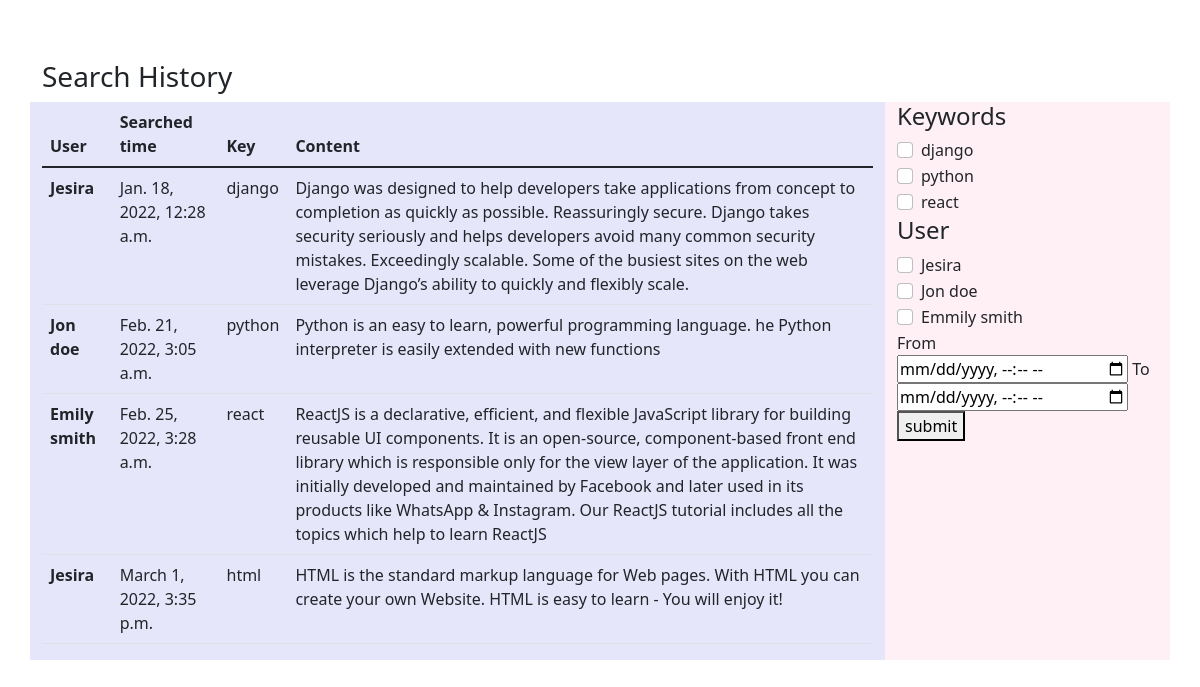
Before: / with the older database file.
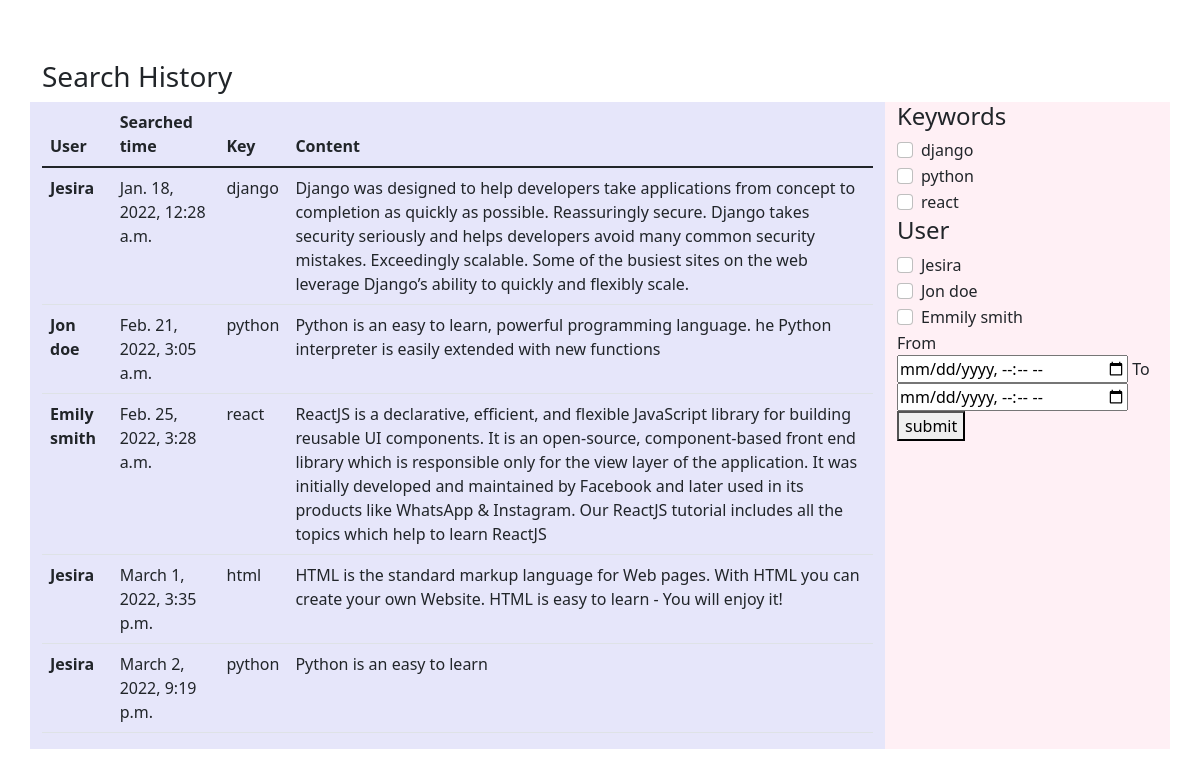
After: the same page with the newer database file.
### core/models.py (models this page shows, shortened)
class History(models.Model):
    user = models.CharField(max_length = 120)
    keyword = models.CharField(max_length = 120)
    result = models.CharField(max_length = 500)
    searched_time = models.DateTimeField(default=timezone.now, null=False)

### core/views.py (the view)
# urls.py: path('', searchView, name='searchform'),
def searchView(request):
    keys = request.GET.get('checkbox_value')
    start = request.GET.get('start_time')
    end = request.GET.get('end_time')
    if keys or (start and end):
        if start and end :
            y = History.objects.filter(searched_time__range=(start,end))
        if keys:
            keys = keys.split(',')
            keys = ' '.join(keys).split()
            user = []
            searched_time = []
            keyword = []
            content = []
            oc = {}
            for key in keys:
                if start and end:
                    x = y.filter(Q(keyword__icontains=key)|Q(user__icontains=key)).distinct()
                else:
                    x = History.objects.filter(Q(keyword__icontains=key)|Q(user__icontains=key)).distinct()
                for i in x:
                    if i.user not in user or i.searched_time not in searched_time or i.keyword not in keyword or i.result not in content:
                        user.append(i.user)
                        searched_time.append(i.searched_time)
                        keyword.append(i.keyword)
                        content.append(i.result)
                        pat = i.keyword.lower()
                        txt = i.result.lower()
                        p = KMPSearch(pat, txt)
                        if i.keyword in oc:
                            oc[i.keyword] += p
                        else:
                            oc[i.keyword] = p
            l = len(user)
            context = {
                'user' : user,
                'searched_time': searched_time,
                'keyword' : keyword,
                'content' : content,
                'occur' : oc,
                'l' : l ,
            }
            return JsonResponse(context, status = 200)
    else:
        all_records = History.objects.all()
        return render(request, 'searchform.html', {'all_records': all_records})

### templates/searchform.html (shortened to what this page needs)
<!doctype html>
<html lang="en">
  <head>
    <link href="https://cdn.jsdelivr.net/npm/bootstrap@5.1.3/dist/css/bootstrap.min.css" rel="stylesheet">
  </head>
  <body>
    <main role="main" class="container" style="margin-top: 5%;">
      <h3>Search History</h3>
      <div class="row">
        <div class="col-sm-9" style="background-color:lavender;">
            <table class="table">
                <thead>
                  <tr>
                    <th scope="col">User</th>
                    <th scope="col">Searched time</th>
                    <th scope="col">Key</th>
                    <th scope="col">Content</th>
                  </tr>
                </thead>
                <tbody>
                  {% for record in all_records %}
                  <tr>
                    <th scope="row">{{record.user}}</th>
                    <td>{{record.searched_time}}</td>
                    <td>{{record.keyword}}</td>
                    <td>{{record.result}}</td>
                  </tr>
                  {% endfor %}
                </tbody>
              </table>
        </div>
        <div class="col-sm-3" style="background-color:lavenderblush;">
        <form method="GET" action="" id="submitForm">
            <h4>Keywords</h4>
            <div class="form-check" >
                <input class="form-check-input" type="checkbox" id="key1" name="key_name" value="django">
                <label class="form-check-label" for="defaultCheck1" id="l1">
                  django
                </label>
            </div>
            <div class="form-check" >
                <input class="form-check-input" type="checkbox" id="key2" name="key_name" value="python">
                <label class="form-check-label" for="defaultCheck1" id="l2">
                  python
                </label>
            </div>
            <div class="form-check" >
                <input class="form-check-input" type="checkbox" id="key3" name="key_name" value="react">
                <label class="form-check-label" for="defaultCheck1" id="l3">
                  react
                </label>
            </div>
            <h4>User</h4>
            <div class="form-check">
                <input class="form-check-input" type="checkbox" id="defaultCheck1" name="key_name" value="Jesira">
                <label class="form-check-label" for="defaultCheck1">
                  Jesira
                </label>
            </div>
            <div class="form-check">
                <input class="form-check-input" type="checkbox" id="defaultCheck1" name="key_name" value="Jon">
                <label class="form-check-label" for="defaultCheck1">
                  Jon doe
                </label>
            </div>
            <div class="form-check">
                <input class="form-check-input" type="checkbox" id="defaultCheck1" name="key_name" value="Emily">
                <label class="form-check-label" for="defaultCheck1">
                  Emmily smith
                </label>
            </div>
            <div id="time_range">
            <label for="start_time">From</label>
            <input type="datetime-local" id="start_time">
            <label for="end_time">To</label>
            <input type="datetime-local" id="end_time">
            </div>
            <button type="submit" id="submit" >submit</button>
        </form>
        </div>
      </div>
    </main>
</body>
</html>

Changed rows visible on the page:
added History: user "Jesira", searched_time "March 2, 2022, 9:19 p.m.", keyword "python", result "Python is an easy to learn"
